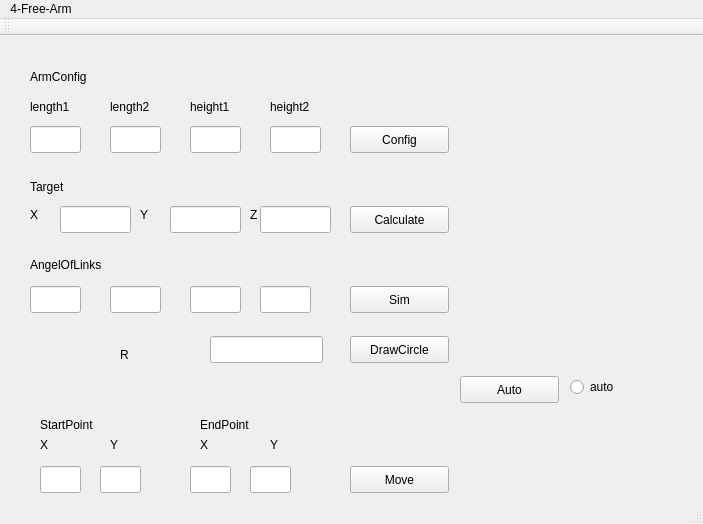
<?xml version="1.0" encoding="UTF-8"?>
<ui version="4.0">
 <class>Arm</class>
 <widget class="QMainWindow" name="Arm">
  <property name="geometry">
   <rect>
    <x>0</x>
    <y>0</y>
    <width>703</width>
    <height>524</height>
   </rect>
  </property>
  <property name="windowTitle">
   <string>Arm</string>
  </property>
  <widget class="QWidget" name="centralWidget">
   <widget class="QLabel" name="ArmConfig">
    <property name="geometry">
     <rect>
      <x>30</x>
      <y>30</y>
      <width>101</width>
      <height>21</height>
     </rect>
    </property>
    <property name="text">
     <string>ArmConfig</string>
    </property>
   </widget>
   <widget class="QLabel" name="label">
    <property name="geometry">
     <rect>
      <x>30</x>
      <y>60</y>
      <width>67</width>
      <height>21</height>
     </rect>
    </property>
    <property name="text">
     <string>length1</string>
    </property>
   </widget>
   <widget class="QLabel" name="label_2">
    <property name="geometry">
     <rect>
      <x>110</x>
      <y>60</y>
      <width>67</width>
      <height>21</height>
     </rect>
    </property>
    <property name="text">
     <string>length2</string>
    </property>
   </widget>
   <widget class="QLabel" name="label_3">
    <property name="geometry">
     <rect>
      <x>270</x>
      <y>60</y>
      <width>67</width>
      <height>21</height>
     </rect>
    </property>
    <property name="text">
     <string>height2</string>
    </property>
   </widget>
   <widget class="QLabel" name="label_4">
    <property name="geometry">
     <rect>
      <x>190</x>
      <y>60</y>
      <width>67</width>
      <height>21</height>
     </rect>
    </property>
    <property name="text">
     <string>height1</string>
    </property>
   </widget>
   <widget class="QLineEdit" name="length1">
    <property name="geometry">
     <rect>
      <x>30</x>
      <y>90</y>
      <width>51</width>
      <height>27</height>
     </rect>
    </property>
   </widget>
   <widget class="QLineEdit" name="height3">
    <property name="geometry">
     <rect>
      <x>190</x>
      <y>90</y>
      <width>51</width>
      <height>27</height>
     </rect>
    </property>
   </widget>
   <widget class="QLineEdit" name="length2">
    <property name="geometry">
     <rect>
      <x>110</x>
      <y>90</y>
      <width>51</width>
      <height>27</height>
     </rect>
    </property>
   </widget>
   <widget class="QLineEdit" name="height4">
    <property name="geometry">
     <rect>
      <x>270</x>
      <y>90</y>
      <width>51</width>
      <height>27</height>
     </rect>
    </property>
   </widget>
   <widget class="QLabel" name="Target">
    <property name="geometry">
     <rect>
      <x>30</x>
      <y>140</y>
      <width>91</width>
      <height>21</height>
     </rect>
    </property>
    <property name="text">
     <string>Target</string>
    </property>
   </widget>
   <widget class="QLineEdit" name="TargetX">
    <property name="geometry">
     <rect>
      <x>60</x>
      <y>170</y>
      <width>71</width>
      <height>27</height>
     </rect>
    </property>
   </widget>
   <widget class="QLineEdit" name="TargetY">
    <property name="geometry">
     <rect>
      <x>170</x>
      <y>170</y>
      <width>71</width>
      <height>27</height>
     </rect>
    </property>
   </widget>
   <widget class="QLabel" name="label_5">
    <property name="geometry">
     <rect>
      <x>30</x>
      <y>170</y>
      <width>31</width>
      <height>17</height>
     </rect>
    </property>
    <property name="text">
     <string>X</string>
    </property>
   </widget>
   <widget class="QLabel" name="label_6">
    <property name="geometry">
     <rect>
      <x>140</x>
      <y>170</y>
      <width>31</width>
      <height>17</height>
     </rect>
    </property>
    <property name="text">
     <string>Y</string>
    </property>
   </widget>
   <widget class="QLabel" name="label_7">
    <property name="geometry">
     <rect>
      <x>30</x>
      <y>220</y>
      <width>111</width>
      <height>17</height>
     </rect>
    </property>
    <property name="text">
     <string>AngelOfLinks</string>
    </property>
   </widget>
   <widget class="QLineEdit" name="angel1">
    <property name="geometry">
     <rect>
      <x>30</x>
      <y>250</y>
      <width>51</width>
      <height>27</height>
     </rect>
    </property>
   </widget>
   <widget class="QLineEdit" name="angel2">
    <property name="geometry">
     <rect>
      <x>110</x>
      <y>250</y>
      <width>51</width>
      <height>27</height>
     </rect>
    </property>
   </widget>
   <widget class="QLineEdit" name="angel4">
    <property name="geometry">
     <rect>
      <x>260</x>
      <y>250</y>
      <width>51</width>
      <height>27</height>
     </rect>
    </property>
   </widget>
   <widget class="QLineEdit" name="angel3">
    <property name="geometry">
     <rect>
      <x>190</x>
      <y>250</y>
      <width>51</width>
      <height>27</height>
     </rect>
    </property>
   </widget>
   <widget class="QPushButton" name="Config">
    <property name="geometry">
     <rect>
      <x>350</x>
      <y>90</y>
      <width>99</width>
      <height>27</height>
     </rect>
    </property>
    <property name="text">
     <string>Config</string>
    </property>
   </widget>
   <widget class="QPushButton" name="Calculate">
    <property name="geometry">
     <rect>
      <x>350</x>
      <y>170</y>
      <width>99</width>
      <height>27</height>
     </rect>
    </property>
    <property name="text">
     <string>Calculate</string>
    </property>
   </widget>
   <widget class="QPushButton" name="Sim">
    <property name="geometry">
     <rect>
      <x>350</x>
      <y>250</y>
      <width>99</width>
      <height>27</height>
     </rect>
    </property>
    <property name="text">
     <string>Sim</string>
    </property>
   </widget>
   <widget class="QPushButton" name="DrawCircle">
    <property name="geometry">
     <rect>
      <x>350</x>
      <y>300</y>
      <width>99</width>
      <height>27</height>
     </rect>
    </property>
    <property name="text">
     <string>DrawCircle</string>
    </property>
   </widget>
   <widget class="QLineEdit" name="R">
    <property name="geometry">
     <rect>
      <x>210</x>
      <y>300</y>
      <width>113</width>
      <height>27</height>
     </rect>
    </property>
   </widget>
   <widget class="QLabel" name="label_8">
    <property name="geometry">
     <rect>
      <x>120</x>
      <y>310</y>
      <width>67</width>
      <height>17</height>
     </rect>
    </property>
    <property name="text">
     <string>R</string>
    </property>
   </widget>
   <widget class="QLabel" name="label_9">
    <property name="geometry">
     <rect>
      <x>250</x>
      <y>170</y>
      <width>67</width>
      <height>17</height>
     </rect>
    </property>
    <property name="text">
     <string>Z</string>
    </property>
   </widget>
   <widget class="QLineEdit" name="TargetZ">
    <property name="geometry">
     <rect>
      <x>260</x>
      <y>170</y>
      <width>71</width>
      <height>27</height>
     </rect>
    </property>
   </widget>
   <widget class="QLabel" name="label_10">
    <property name="geometry">
     <rect>
      <x>40</x>
      <y>380</y>
      <width>67</width>
      <height>17</height>
     </rect>
    </property>
    <property name="text">
     <string>StartPoint</string>
    </property>
   </widget>
   <widget class="QLabel" name="label_11">
    <property name="geometry">
     <rect>
      <x>200</x>
      <y>380</y>
      <width>67</width>
      <height>17</height>
     </rect>
    </property>
    <property name="text">
     <string>EndPoint</string>
    </property>
   </widget>
   <widget class="QLabel" name="label_12">
    <property name="geometry">
     <rect>
      <x>110</x>
      <y>400</y>
      <width>67</width>
      <height>17</height>
     </rect>
    </property>
    <property name="text">
     <string>Y</string>
    </property>
   </widget>
   <widget class="QLabel" name="label_13">
    <property name="geometry">
     <rect>
      <x>40</x>
      <y>400</y>
      <width>67</width>
      <height>17</height>
     </rect>
    </property>
    <property name="text">
     <string>X</string>
    </property>
   </widget>
   <widget class="QLabel" name="label_14">
    <property name="geometry">
     <rect>
      <x>270</x>
      <y>400</y>
      <width>67</width>
      <height>17</height>
     </rect>
    </property>
    <property name="text">
     <string>Y</string>
    </property>
   </widget>
   <widget class="QLabel" name="label_15">
    <property name="geometry">
     <rect>
      <x>200</x>
      <y>400</y>
      <width>67</width>
      <height>17</height>
     </rect>
    </property>
    <property name="text">
     <string>X</string>
    </property>
   </widget>
   <widget class="QLineEdit" name="startx">
    <property name="geometry">
     <rect>
      <x>40</x>
      <y>430</y>
      <width>41</width>
      <height>27</height>
     </rect>
    </property>
   </widget>
   <widget class="QLineEdit" name="starty">
    <property name="geometry">
     <rect>
      <x>100</x>
      <y>430</y>
      <width>41</width>
      <height>27</height>
     </rect>
    </property>
   </widget>
   <widget class="QLineEdit" name="endx">
    <property name="geometry">
     <rect>
      <x>190</x>
      <y>430</y>
      <width>41</width>
      <height>27</height>
     </rect>
    </property>
   </widget>
   <widget class="QLineEdit" name="endy">
    <property name="geometry">
     <rect>
      <x>250</x>
      <y>430</y>
      <width>41</width>
      <height>27</height>
     </rect>
    </property>
   </widget>
   <widget class="QPushButton" name="Move">
    <property name="geometry">
     <rect>
      <x>350</x>
      <y>430</y>
      <width>99</width>
      <height>27</height>
     </rect>
    </property>
    <property name="text">
     <string>Move</string>
    </property>
   </widget>
   <widget class="QLabel" name="label_16">
    <property name="geometry">
     <rect>
      <x>470</x>
      <y>10</y>
      <width>251</width>
      <height>281</height>
     </rect>
    </property>
    <property name="text">
     <string/>
    </property>
    <property name="pixmap">
     <pixmap resource="img.qrc">:/img/arm/arm.jpg</pixmap>
    </property>
   </widget>
   <widget class="QLabel" name="label_17">
    <property name="geometry">
     <rect>
      <x>150</x>
      <y>16</y>
      <width>71</width>
      <height>31</height>
     </rect>
    </property>
    <property name="text">
     <string/>
    </property>
   </widget>
   <widget class="QLabel" name="label_18">
    <property name="geometry">
     <rect>
      <x>150</x>
      <y>130</y>
      <width>31</width>
      <height>31</height>
     </rect>
    </property>
    <property name="text">
     <string/>
    </property>
    <property name="pixmap">
     <pixmap resource="img.qrc">:/img/ico/target_s.png</pixmap>
    </property>
   </widget>
   <widget class="QLabel" name="label_19">
    <property name="geometry">
     <rect>
      <x>150</x>
      <y>210</y>
      <width>71</width>
      <height>31</height>
     </rect>
    </property>
    <property name="text">
     <string/>
    </property>
    <property name="pixmap">
     <pixmap resource="img.qrc">:/img/ico/run_s.png</pixmap>
    </property>
   </widget>
   <widget class="QLabel" name="label_20">
    <property name="geometry">
     <rect>
      <x>150</x>
      <y>20</y>
      <width>31</width>
      <height>41</height>
     </rect>
    </property>
    <property name="text">
     <string/>
    </property>
    <property name="pixmap">
     <pixmap resource="img.qrc">:/img/ico/config_s.png</pixmap>
    </property>
   </widget>
   <widget class="QPushButton" name="Auto">
    <property name="geometry">
     <rect>
      <x>460</x>
      <y>340</y>
      <width>99</width>
      <height>27</height>
     </rect>
    </property>
    <property name="text">
     <string>Auto</string>
    </property>
   </widget>
   <widget class="QRadioButton" name="ifAuto">
    <property name="geometry">
     <rect>
      <x>570</x>
      <y>340</y>
      <width>117</width>
      <height>22</height>
     </rect>
    </property>
    <property name="text">
     <string>auto</string>
    </property>
   </widget>
  </widget>
  <widget class="QMenuBar" name="menuBar">
   <property name="geometry">
    <rect>
     <x>0</x>
     <y>0</y>
     <width>703</width>
     <height>25</height>
    </rect>
   </property>
   <widget class="QMenu" name="menu4_Free_Arm">
    <property name="title">
     <string>4-Free-Arm</string>
    </property>
   </widget>
   <addaction name="menu4_Free_Arm"/>
  </widget>
  <widget class="QToolBar" name="mainToolBar">
   <attribute name="toolBarArea">
    <enum>TopToolBarArea</enum>
   </attribute>
   <attribute name="toolBarBreak">
    <bool>false</bool>
   </attribute>
  </widget>
  <widget class="QStatusBar" name="statusBar"/>
 </widget>
 <layoutdefault spacing="6" margin="11"/>
 <resources>
  <include location="img.qrc"/>
 </resources>
 <connections/>
</ui>
